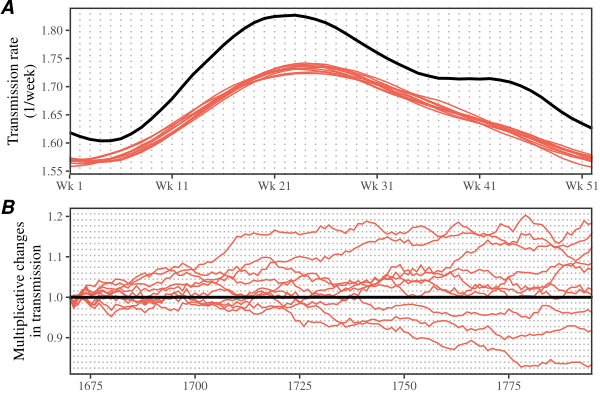

Recreate this plot in R.
library(dplyr)
library(ggplot2); theme_set(theme_bw(base_family = "Times"))
library(egg)
library(cmdstanr)
library(gridExtra)
load("../simulate/simulate_rep_nochange.rda")
load("../stanfit_sir_perturb_demog_dd_rep_nc/stanfit_sir_perturb_demog_dd_cmdstanr_rep_nc1.rda")
load("../stanfit_sir_perturb_demog_dd_rep_nc/stanfit_sir_perturb_demog_dd_cmdstanr_rep_nc2.rda")
load("../stanfit_sir_perturb_demog_dd_rep_nc/stanfit_sir_perturb_demog_dd_cmdstanr_rep_nc3.rda")
load("../stanfit_sir_perturb_demog_dd_rep_nc/stanfit_sir_perturb_demog_dd_cmdstanr_rep_nc4.rda")
load("../stanfit_sir_perturb_demog_dd_rep_nc/stanfit_sir_perturb_demog_dd_cmdstanr_rep_nc5.rda")
load("../stanfit_sir_perturb_demog_dd_rep_nc/stanfit_sir_perturb_demog_dd_cmdstanr_rep_nc6.rda")
load("../stanfit_sir_perturb_demog_dd_rep_nc/stanfit_sir_perturb_demog_dd_cmdstanr_rep_nc7.rda")
load("../stanfit_sir_perturb_demog_dd_rep_nc/stanfit_sir_perturb_demog_dd_cmdstanr_rep_nc8.rda")
load("../stanfit_sir_perturb_demog_dd_rep_nc/stanfit_sir_perturb_demog_dd_cmdstanr_rep_nc9.rda")
load("../stanfit_sir_perturb_demog_dd_rep_nc/stanfit_sir_perturb_demog_dd_cmdstanr_rep_nc10.rda")

betaorig <- data.frame(
  week=1:52,
  true=exp(simulate_rep_nochange[[1]]$logbeta)
)

betadata <- lapply(1:10, function(x){
  dd <- get(paste0("summary_sir_perturb_demog_dd_cmdstanr_laplace_rep_nc", x))
  
  data.frame(
    week=1:52,
    fit=x,
    est=exp(dd$median[grepl("logbeta\\[", dd$variable)]),
    lwr=exp(dd$q5[grepl("logbeta\\[", dd$variable)]),
    upr=exp(dd$q95[grepl("logbeta\\[", dd$variable)])
  )
}) %>%
  bind_rows

g1 <- ggplot(betadata) +
  geom_vline(xintercept=1:52, lty=3, col="gray70") +
  geom_line(aes(week, est, group=fit), col="#EF6351") +
  geom_line(data=betaorig, aes(week, true), lwd=1) +
  scale_x_continuous("Week of year", expand=c(0, 0),
                     breaks=c(1, 11, 21, 31, 41, 51),
                     labels=c("Wk 1", "Wk 11", "Wk 21", "Wk 31", "Wk 41", "Wk 51")) +
  scale_y_continuous("Transmission rate\n(1/week)") +
  theme(
    panel.grid = element_blank(),
    panel.border = element_rect(linewidth=1),
    axis.title.x = element_blank()
  )

epsilonorig <- data.frame(
  year=unique(simulate_rep_nochange[[1]][[1]]$year)+1669,
  true=exp(simulate_rep_nochange[[1]]$epsilon)
)

epsilondata <- lapply(1:10, function(x){
  dd <- get(paste0("summary_sir_perturb_demog_dd_cmdstanr_laplace_rep_nc", x))
  
  data.frame(
    year=unique(simulate_rep_nochange[[1]][[1]]$year)+1669,
    fit=x,
    est=(dd$median[grepl("^epsilon\\[", dd$variable)]),
    lwr=(dd$q5[grepl("^epsilon\\[", dd$variable)]),
    upr=(dd$q95[grepl("^epsilon\\[", dd$variable)])
  )
}) %>%
  bind_rows

g2 <- ggplot(epsilondata) +
  geom_vline(xintercept=unique(simulate_rep_nochange[[1]][[1]]$year)+1669, lty=3, col="gray70") +
  geom_line(aes(year, exp(est), group=fit), col="#EF6351") +
  geom_line(data=epsilonorig, aes(year, true), lwd=1) +
  scale_x_continuous("Year", expand=c(0, 0)) +
  scale_y_continuous("Multiplicative changes\nin transmission") +
  theme(
    panel.grid = element_blank(),
    panel.border = element_rect(linewidth=1),
    axis.title.x = element_blank()
  )

gcomb <- ggarrange(g1, g2, nrow=2, labels=c("A", "B"))

ggsave("figure_stanfit_rep_nc.pdf", gcomb, width=6, height=4)
